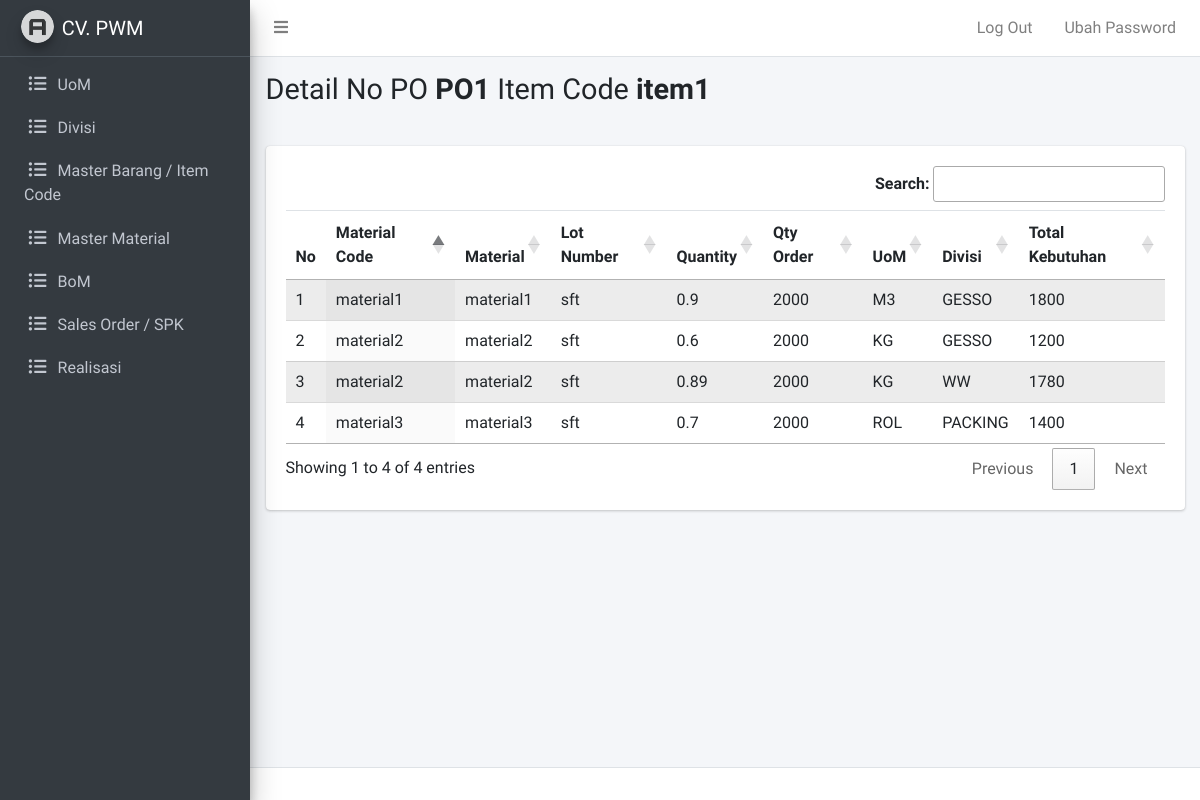
The page /admin/so-detail.php?nopo=PO1&itemid=item1 (signed in) on the database as committed earlier.
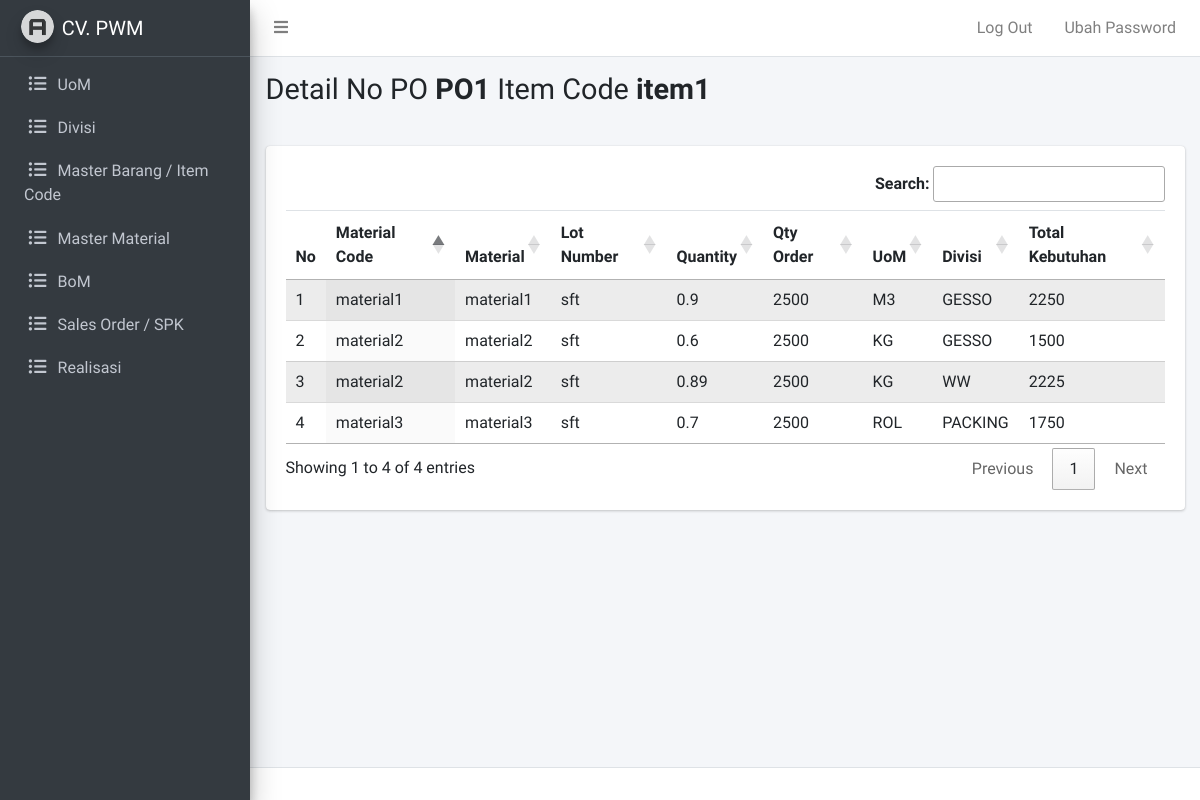
The same page on the database as committed later.
### tables this page shows
CREATE TABLE `so` (
  `so_id` int(11) NOT NULL,
  `so_no_po` varchar(255) NOT NULL,
  `so_bom_id` int(11) NOT NULL,
  `so_qty_order` float NOT NULL,
  `so_lot_number` varchar(255) NOT NULL,
  `so_realisasi` float NOT NULL,
  `so_ba` float NOT NULL,
  `so_tanggal` date NOT NULL
);

CREATE TABLE `bom` (
  `bom_id` int(11) NOT NULL,
  `bom_item_id` varchar(255) NOT NULL,
  `bom_material_id` varchar(255) DEFAULT NULL,
  `bom_quantity` float NOT NULL DEFAULT 0,
  `bom_divisi_id` int(11) DEFAULT NULL
);

CREATE TABLE `material` (
  `material_id` varchar(255) NOT NULL,
  `material_nama` varchar(255) NOT NULL,
  `material_harga` int(11) NOT NULL,
  `material_uom_id` int(11) DEFAULT NULL
);

CREATE TABLE `uom` (
  `uom_id` int(11) NOT NULL,
  `uom_nama` varchar(255) NOT NULL
);

CREATE TABLE `divisi` (
  `divisi_id` int(11) NOT NULL,
  `divisi_nama` varchar(255) NOT NULL
);

### admin/so-detail.php (the view, shortened to what this page needs)
<?php
require_once "../koneksi.php";
extract($_GET);
$query = mysqli_query($conn, "SELECT material.material_id, material.material_nama, so.so_lot_number, bom.bom_quantity, so.so_qty_order, uom.uom_nama, divisi.divisi_nama FROM so JOIN bom ON bom.bom_id = so.so_bom_id JOIN item ON item.item_id = bom.bom_item_id JOIN divisi ON divisi.divisi_id = bom.bom_divisi_id JOIN material ON material.material_id = bom.bom_material_id JOIN uom ON uom.uom_id = material.material_uom_id WHERE so.so_no_po = '$nopo' AND item.item_id = '$itemid'");
?>
<?php require_once "template/header.php"; ?>
<?php require_once "template/navbar.php"; ?>
<?php require_once "template/sidebar.php"; ?>
  <div class="content-wrapper">
    <div class="content-header">
      <div class="container-fluid">
        <div class="row mb-2">
          <div class="col-sm-12">
            <h1 class="m-0">Detail No PO <strong><?= $nopo ?></strong> Item Code <strong><?= $itemid ?></strong></h1>
          </div>
        </div>
      </div>
    </div>
    <div class="content">
      <div class="container-fluid">
        <div class="row">
          <div class="col">
            <div class="card table-responsive">
              <div class="card-body">
                <table id="so" class="table table-striped display" style="width:100%">
                  <thead>
                      <tr>
                          <th>No</th>
                          <th>Material Code</th>
                          <th>Material</th>
                          <th>Lot Number</th>
                          <th>Quantity</th>
                          <th>Qty Order</th>
                          <th>UoM</th>
                          <th>Divisi</th>
                          <th>Total Kebutuhan</th>
                      </tr>
                  </thead>
                  <tbody>
                    <?php while($so = mysqli_fetch_assoc($query)) : ?>
                      <tr>
                          <td></td>
                          <td><?= $so['material_id']; ?></td>
                          <td><?= $so['material_nama']; ?></td>
                          <td><?= $so['so_lot_number']; ?></td>
                          <td><?= $so['bom_quantity']; ?></td>
                          <td><?= $so['so_qty_order']; ?></td>
                          <td><?= $so['uom_nama']; ?></td>
                          <td><?= $so['divisi_nama']; ?></td>
                          <td><?= floatval($so['so_qty_order'] * $so['bom_quantity']); ?></td>
                      </tr>
                    <?php endwhile; ?>
                  </tbody>
                </table>
              </div>
            </div>
          </div>
        </div>
      </div>
    </div>
  </div>
<?php require_once "template/footer.php"; ?>

Rows that differ between the two databases and show on the page:
changed so (number 1 of 4 on the later page): so_qty_order "2000" → "2500"; $so['so_qty_order']*$so['bom_quantity'] "1200" → "1500"
changed so "material3": so_qty_order "2000" → "2500"; $so['so_qty_order']*$so['bom_quantity'] "1400" → "1750"
changed so "material1": so_qty_order "2000" → "2500"; $so['so_qty_order']*$so['bom_quantity'] "1800" → "2250"
changed so "WW": so_qty_order "2000" → "2500"; $so['so_qty_order']*$so['bom_quantity'] "1780" → "2225"
